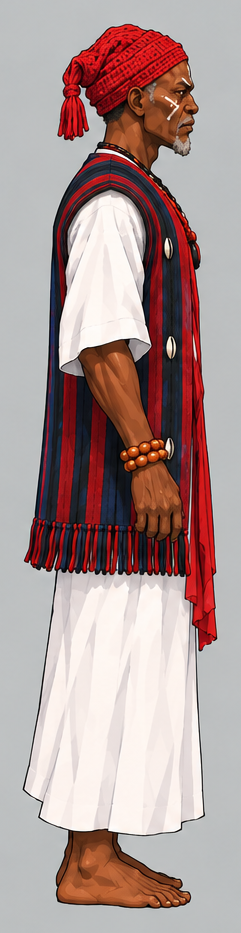
#> input picture assets-src/chief-priest/side.png, 241 x 933 px, given in place of assets-sheet.png, which was not available
$ python crop_reference.py ../assets-src/chief-priest/side.png
#> lines starting #> are read from the running program, lines starting #| are printed output that depends on the picture; pictures that were not available may be replaced by others from this repository, and a replacement may not be noted
"""Split a character sheet into its views (spec 4.1 step 1).

Usage:  python tools/crop_reference.py egbon-razak [front three_quarter side back]

Reads reference/<id>-sheet.png, finds the figures by looking for columns that are not the flat
background colour, and writes into assets-src/<id>/:
  - <view>.png         each figure, tightly cropped with a margin
  - front-square.png   the front view centred on a 1024x1024 canvas of the sheet's background
                       colour: this is the picture to give an image-to-3D tool
  - views.json         the pixel box of every view, so the crops can be checked or redone
"""

import json
import sys
from pathlib import Path

from PIL import Image

ROOT = Path(__file__).resolve().parent.parent
TOLERANCE = 28      # how far (per channel) a pixel may be from the background and still count as background
MIN_GAP = 12        # background columns needed between two figures
MARGIN = 24


def background(im: Image.Image) -> tuple:
    """The sheet's flat background: the most common colour along the border."""
    w, h = im.size
    px = im.load()
    counts = {}
    sums = {}
    for x in range(0, w, 4):
        for y in (2, h - 3):
            c = px[x, y][:3]
            k = tuple(v // 8 for v in c)
            counts[k] = counts.get(k, 0) + 1
            s = sums.setdefault(k, [0, 0, 0])
            for i in range(3):
                s[i] += c[i]
    k = max(counts, key=counts.get)
    # the average of the most common shade, so padding matches the sheet exactly
    return tuple(round(v / counts[k]) for v in sums[k])


def is_bg(c, bg) -> bool:
    return all(abs(a - b) <= TOLERANCE for a, b in zip(c[:3], bg))


def find_spans(flags, min_gap):
    """Runs of True in a list of booleans, joining runs separated by fewer than min_gap Falses."""
    spans = []
    start = None
    gap = 0
    for i, f in enumerate(flags):
        if f:
            if start is None:
                start = i
            gap = 0
        elif start is not None:
            gap += 1
            if gap >= min_gap:
                spans.append((start, i - gap + 1))
                start = None
                gap = 0
    if start is not None:
        spans.append((start, len(flags)))
    return spans


def main() -> None:
    char_id = sys.argv[1] if len(sys.argv) > 1 else 'egbon-razak'
    names = sys.argv[2:] or ['front', 'three_quarter', 'side', 'back']
    sheet = ROOT / 'reference' / f'{char_id}-sheet.png'
    alt = ROOT / 'reference' / f'{char_id.split("-")[0]}-sheet.png'
    src = sheet if sheet.exists() else alt
    im = Image.open(src).convert('RGB')
#> im is the input picture: PIL image 241x933 RGB; mean R, G, B 173.1, 150.2, 148
    w, h = im.size
#> w = 241; h = 933
    bg = background(im)
#> after the loop in background, `for x in range(0, w, 4):`: counts = {(23, 24, 24): 64, (23, 23, 23): 23, (23, 23, 24): 35}
#> in background, `k = max(counts, key=counts.get)`: k = (23, 24, 24)
#> bg = (190, 192, 193)
    px = im.load()
    cols = [sum(0 if is_bg(px[x, y], bg) else 1 for y in range(0, h, 3)) > 3 for x in range(w)]
#> cols = 241 items, first 6: False, False, False, False, False, False
    spans = [s for s in find_spans(cols, MIN_GAP) if s[1] - s[0] > 40]
#> the loop in find_spans, `for i, f in enumerate(flags):` made 241 passes
#> (f, start) on pass 25: (True, 24)
#> f on passes 1 to 6: False, False, False, False, False, False
#> after the loop in find_spans, `for i, f in enumerate(flags):`: spans = [(24, 217)]
#> spans = [(24, 217)]
    if len(spans) != len(names):
        print(f'found {len(spans)} figures {spans}, expected {len(names)}: pass the view names that match')
#| found 1 figures [(24, 217)], expected 4: pass the view names that match
    out = ROOT / 'assets-src' / char_id
    out.mkdir(parents=True, exist_ok=True)
    boxes = {}
    for name, (x0, x1) in zip(names, spans):
        rows = [any(not is_bg(px[x, y], bg) for x in range(x0, x1, 2)) for y in range(h)]
        ys = [y for y, r in enumerate(rows) if r]
        y0, y1 = ys[0], ys[-1] + 1
        box = (max(0, x0 - MARGIN), max(0, y0 - MARGIN), min(w, x1 + MARGIN), min(h, y1 + MARGIN))
        boxes[name] = box
        im.crop(box).save(out / f'{name}.png')
#> this loop made 1 pass
#> (name, x0, x1, y0, y1, box) on pass 1: ('front', 24, 217, 24, 909, (0, 0, 241, 933))
#> after the loop, boxes = {'front': (0, 0, 241, 933)}
    if 'front' in boxes:
        crop = im.crop(boxes['front'])
        scale = 960 / max(crop.size)
#> scale = 1.03
        crop = crop.resize((round(crop.width * scale), round(crop.height * scale)), Image.LANCZOS)
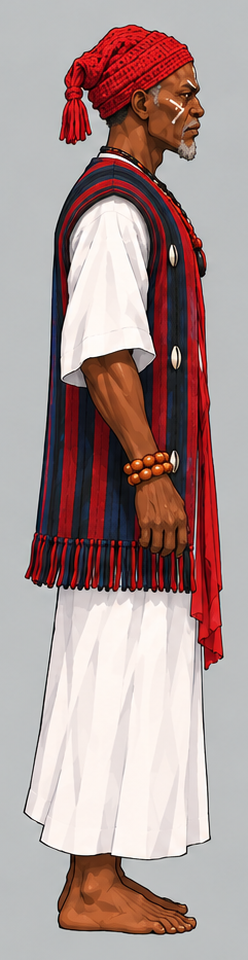
#> crop: PIL image 248x960 RGB; mean R, G, B 173.1, 150.2, 148
        square = Image.new('RGB', (1024, 1024), bg)
        square.paste(crop, ((1024 - crop.width) // 2, (1024 - crop.height) // 2))
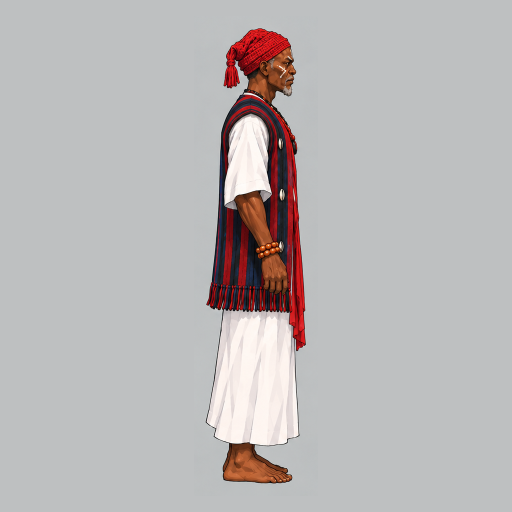
#> square: PIL image 1024x1024 RGB (shown at 1/2 size); mean R, G, B 186.2, 182.5, 182.8
        square.save(out / 'front-square.png')
    (out / 'views.json').write_text(json.dumps({'sheet': src.name, 'background': bg, 'views': boxes}, indent=2))
    print(f'{char_id}: {len(boxes)} views -> {out}')
#| ../assets-src/chief-priest/side.png: 1 views -> assets-src/../assets-src/chief-priest/side.png
    for k, v in boxes.items():
        print(f'  {k}: {v}')
#> this loop made 1 pass
#|   front: (0, 0, 241, 933)


if __name__ == '__main__':
    main()

$ run again, on assets-src/chief-priest/three_quarter.png
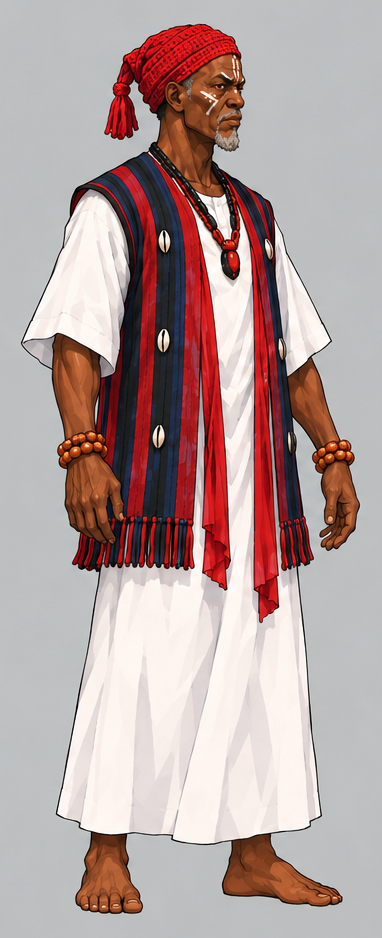
#> input picture assets-src/chief-priest/three_quarter.png, 382 x 938 px, given in place of assets-sheet.png, which was not available
#> in main, im is the input picture: PIL image 382x938 RGB; mean R, G, B 180.9, 160.3, 158.2
#> after the loop in background, `for x in range(0, w, 4):`: counts = {(23, 24, 24): 92, (23, 23, 23): 47, (23, 23, 24): 50, (23, 24, 23): 2, (24, 24, 24): 1}
#> in background, `k = max(counts, key=counts.get)`: k = (23, 24, 24)
#> bg = (190, 192, 193)
#> cols = 382 items, first 6: False, False, False, False, False, False
#> the loop in find_spans, `for i, f in enumerate(flags):` made 382 passes
#> (f, start) on pass 25: (True, 24)
#> after the loop in find_spans, `for i, f in enumerate(flags):`: spans = [(24, 359)]
#| found 1 figures [(24, 359)], expected 4: pass the view names that match
#> the loop in main, `for name, (x0, x1) in zip(names, spans):` made 1 pass
#> (name, x0, x1, y0, y1, box) on pass 1: ('front', 24, 359, 24, 914, (0, 0, 382, 938))
#> after the loop in main, `for name, (x0, x1) in zip(names, spans):`: boxes = {'front': (0, 0, 382, 938)}
#> in main, `crop = crop.resize((round(crop.width * scale), round(crop.height * sca..`:
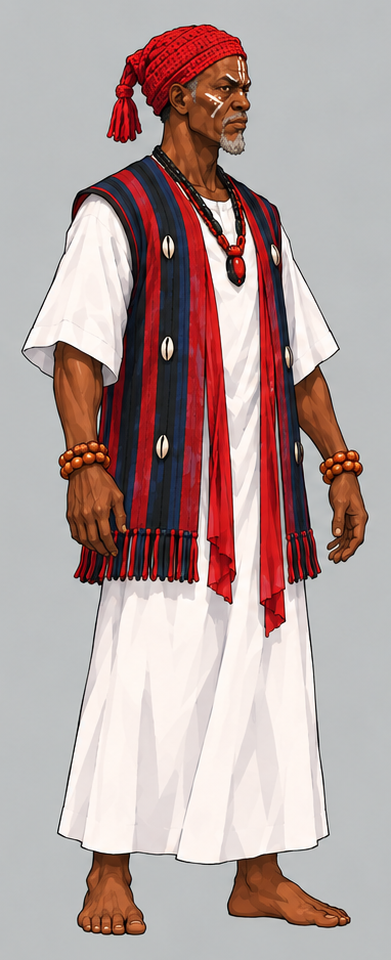
#> crop: PIL image 391x960 RGB; mean R, G, B 180.9, 160.3, 158.2
#> in main, `square.paste(crop, ((1024 - crop.width) // 2, (1024 - crop.height) // ..`:
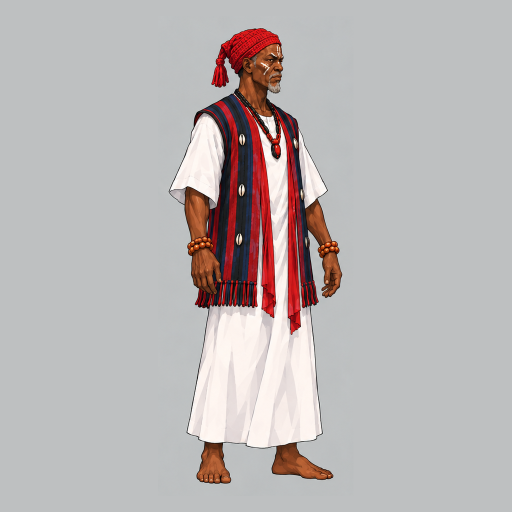
#> square: PIL image 1024x1024 RGB (shown at 1/2 size); mean R, G, B 186.8, 180.7, 180.5
#| ../assets-src/chief-priest/three_quarter.png: 1 views -> assets-src/../assets-src/chief-priest/three_quarter.png
#> the loop in main, `for k, v in boxes.items():` made 1 pass
#> (printed output is left out)
